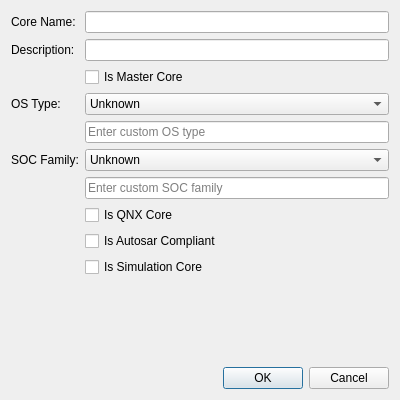
<?xml version="1.0" encoding="UTF-8"?>
<ui version="4.0">
 <class>CorePropertiesDialog</class>
 <widget class="QDialog" name="CorePropertiesDialog">
  <property name="geometry">
   <rect>
    <x>0</x>
    <y>0</y>
    <width>400</width>
    <height>400</height>
   </rect>
  </property>
  <property name="windowTitle">
   <string>Core Properties</string>
  </property>
  <layout class="QVBoxLayout" name="verticalLayout">
   <item>
    <layout class="QFormLayout" name="formLayout">
     <item row="0" column="0">
      <widget class="QLabel" name="name_label">
       <property name="text">
        <string>Core Name:</string>
       </property>
      </widget>
     </item>
     <item row="0" column="1">
      <widget class="QLineEdit" name="name_edit"/>
     </item>
     <item row="1" column="0">
      <widget class="QLabel" name="description_label">
       <property name="text">
        <string>Description:</string>
       </property>
      </widget>
     </item>
     <item row="1" column="1">
      <widget class="QLineEdit" name="description_edit"/>
     </item>
     <item row="2" column="0">
      <widget class="QLabel" name="empty_label_1">
       <property name="text">
        <string/>
       </property>
      </widget>
     </item>
     <item row="2" column="1">
      <widget class="QCheckBox" name="master_checkbox">
       <property name="text">
        <string>Is Master Core</string>
       </property>
      </widget>
     </item>
     <item row="3" column="0">
      <widget class="QLabel" name="os_label">
       <property name="text">
        <string>OS Type:</string>
       </property>
      </widget>
     </item>
     <item row="3" column="1">
      <widget class="QComboBox" name="os_combo">
       <item>
        <property name="text">
         <string>Unknown</string>
        </property>
       </item>
       <item>
        <property name="text">
         <string>Linux</string>
        </property>
       </item>
       <item>
        <property name="text">
         <string>QNX</string>
        </property>
       </item>
       <item>
        <property name="text">
         <string>AUTOSAR</string>
        </property>
       </item>
       <item>
        <property name="text">
         <string>FreeRTOS</string>
        </property>
       </item>
       <item>
        <property name="text">
         <string>Windows</string>
        </property>
       </item>
       <item>
        <property name="text">
         <string>Other</string>
        </property>
       </item>
      </widget>
     </item>
     <item row="4" column="0">
      <widget class="QLabel" name="empty_label_2">
       <property name="text">
        <string/>
       </property>
      </widget>
     </item>
     <item row="4" column="1">
      <widget class="QLineEdit" name="custom_os_edit">
       <property name="placeholderText">
        <string>Enter custom OS type</string>
       </property>
       <property name="visible">
        <bool>false</bool>
       </property>
      </widget>
     </item>
     <item row="5" column="0">
      <widget class="QLabel" name="soc_family_label">
       <property name="text">
        <string>SOC Family:</string>
       </property>
      </widget>
     </item>
     <item row="5" column="1">
      <widget class="QComboBox" name="soc_family_combo">
       <item>
        <property name="text">
         <string>Unknown</string>
        </property>
       </item>
       <item>
        <property name="text">
         <string>TI</string>
        </property>
       </item>
       <item>
        <property name="text">
         <string>Tricore</string>
        </property>
       </item>
       <item>
        <property name="text">
         <string>NXP</string>
        </property>
       </item>
       <item>
        <property name="text">
         <string>Intel</string>
        </property>
       </item>
       <item>
        <property name="text">
         <string>AMD</string>
        </property>
       </item>
       <item>
        <property name="text">
         <string>Raspberry Pi</string>
        </property>
       </item>
       <item>
        <property name="text">
         <string>Other</string>
        </property>
       </item>
      </widget>
     </item>
     <item row="6" column="0">
      <widget class="QLabel" name="empty_label_3">
       <property name="text">
        <string/>
       </property>
      </widget>
     </item>
     <item row="6" column="1">
      <widget class="QLineEdit" name="custom_soc_family_edit">
       <property name="placeholderText">
        <string>Enter custom SOC family</string>
       </property>
       <property name="visible">
        <bool>false</bool>
       </property>
      </widget>
     </item>
     <item row="7" column="0">
      <widget class="QLabel" name="empty_label_4">
       <property name="text">
        <string/>
       </property>
      </widget>
     </item>
     <item row="7" column="1">
      <widget class="QCheckBox" name="qnx_checkbox">
       <property name="text">
        <string>Is QNX Core</string>
       </property>
      </widget>
     </item>
     <item row="8" column="0">
      <widget class="QLabel" name="empty_label_5">
       <property name="text">
        <string/>
       </property>
      </widget>
     </item>
     <item row="8" column="1">
      <widget class="QCheckBox" name="autosar_checkbox">
       <property name="text">
        <string>Is Autosar Compliant</string>
       </property>
      </widget>
     </item>
     <item row="9" column="0">
      <widget class="QLabel" name="empty_label_6">
       <property name="text">
        <string/>
       </property>
      </widget>
     </item>
     <item row="9" column="1">
      <widget class="QCheckBox" name="sim_checkbox">
       <property name="text">
        <string>Is Simulation Core</string>
       </property>
      </widget>
     </item>
    </layout>
   </item>
   <item>
    <spacer name="verticalSpacer">
     <property name="orientation">
      <enum>Qt::Vertical</enum>
     </property>
     <property name="sizeHint" stdset="0">
      <size>
       <width>20</width>
       <height>40</height>
      </size>
     </property>
    </spacer>
   </item>
   <item>
    <layout class="QHBoxLayout" name="button_layout">
     <item>
      <spacer name="horizontalSpacer">
       <property name="orientation">
        <enum>Qt::Horizontal</enum>
       </property>
       <property name="sizeHint" stdset="0">
        <size>
         <width>40</width>
         <height>20</height>
        </size>
       </property>
      </spacer>
     </item>
     <item>
      <widget class="QPushButton" name="ok_button">
       <property name="text">
        <string>OK</string>
       </property>
      </widget>
     </item>
     <item>
      <widget class="QPushButton" name="cancel_button">
       <property name="text">
        <string>Cancel</string>
       </property>
      </widget>
     </item>
    </layout>
   </item>
  </layout>
 </widget>
 <resources/>
 <connections/>
</ui> 
